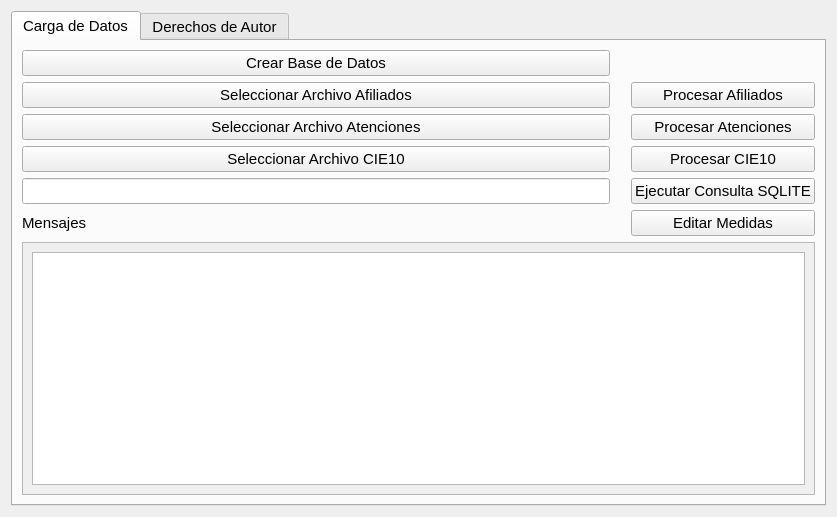
<?xml version="1.0" encoding="UTF-8"?>
<ui version="4.0">
 <class>ui_configuracion</class>
 <widget class="QWidget" name="ui_configuracion">
  <property name="geometry">
   <rect>
    <x>0</x>
    <y>0</y>
    <width>837</width>
    <height>517</height>
   </rect>
  </property>
  <property name="windowTitle">
   <string>Form</string>
  </property>
  <layout class="QGridLayout" name="gridLayout_2">
   <item row="0" column="0">
    <widget class="QTabWidget" name="tabWidget">
     <property name="font">
      <font>
       <pointsize>11</pointsize>
      </font>
     </property>
     <property name="tabletTracking">
      <bool>false</bool>
     </property>
     <property name="focusPolicy">
      <enum>Qt::ClickFocus</enum>
     </property>
     <property name="currentIndex">
      <number>0</number>
     </property>
     <property name="iconSize">
      <size>
       <width>40</width>
       <height>40</height>
      </size>
     </property>
     <widget class="QWidget" name="tab">
      <attribute name="icon">
       <iconset resource="../resource.qrc">
        <normaloff>:/Icons/1354339027_people_stacked-b.png</normaloff>:/Icons/1354339027_people_stacked-b.png</iconset>
      </attribute>
      <attribute name="title">
       <string>Carga de Datos</string>
      </attribute>
      <layout class="QGridLayout" name="gridLayout_3">
       <item row="0" column="0" rowspan="3" colspan="2">
        <layout class="QGridLayout" name="gridLayout">
         <item row="3" column="0">
          <widget class="QPushButton" name="pushButton_cie">
           <property name="text">
            <string>Seleccionar Archivo CIE10</string>
           </property>
           <property name="icon">
            <iconset resource="../resource.qrc">
             <normaloff>:/Icons/distributor-report.png</normaloff>:/Icons/distributor-report.png</iconset>
           </property>
          </widget>
         </item>
         <item row="1" column="0">
          <widget class="QPushButton" name="pushButton_afiliados">
           <property name="font">
            <font>
             <pointsize>11</pointsize>
            </font>
           </property>
           <property name="tabletTracking">
            <bool>false</bool>
           </property>
           <property name="focusPolicy">
            <enum>Qt::ClickFocus</enum>
           </property>
           <property name="text">
            <string>Seleccionar Archivo Afiliados</string>
           </property>
           <property name="icon">
            <iconset resource="../resource.qrc">
             <normaloff>:/Icons/1354339048_people-b.png</normaloff>:/Icons/1354339048_people-b.png</iconset>
           </property>
          </widget>
         </item>
         <item row="4" column="2">
          <widget class="QPushButton" name="pushButton_exec_query">
           <property name="font">
            <font>
             <pointsize>11</pointsize>
            </font>
           </property>
           <property name="tabletTracking">
            <bool>false</bool>
           </property>
           <property name="focusPolicy">
            <enum>Qt::ClickFocus</enum>
           </property>
           <property name="text">
            <string>Ejecutar Consulta SQLITE</string>
           </property>
          </widget>
         </item>
         <item row="1" column="2">
          <widget class="QPushButton" name="pushButton_proc_afil">
           <property name="enabled">
            <bool>true</bool>
           </property>
           <property name="font">
            <font>
             <pointsize>11</pointsize>
            </font>
           </property>
           <property name="tabletTracking">
            <bool>false</bool>
           </property>
           <property name="focusPolicy">
            <enum>Qt::ClickFocus</enum>
           </property>
           <property name="text">
            <string>Procesar Afiliados</string>
           </property>
          </widget>
         </item>
         <item row="4" column="0">
          <widget class="QLineEdit" name="lineEdit">
           <property name="font">
            <font>
             <pointsize>11</pointsize>
            </font>
           </property>
           <property name="tabletTracking">
            <bool>false</bool>
           </property>
           <property name="focusPolicy">
            <enum>Qt::ClickFocus</enum>
           </property>
          </widget>
         </item>
         <item row="5" column="2">
          <widget class="QPushButton" name="pushButton_guardar_medidas">
           <property name="font">
            <font>
             <pointsize>11</pointsize>
            </font>
           </property>
           <property name="tabletTracking">
            <bool>false</bool>
           </property>
           <property name="focusPolicy">
            <enum>Qt::ClickFocus</enum>
           </property>
           <property name="text">
            <string>Editar Medidas</string>
           </property>
           <property name="icon">
            <iconset resource="../resource.qrc">
             <normaloff>:/Icons/1329798431_Application.png</normaloff>:/Icons/1329798431_Application.png</iconset>
           </property>
           <property name="iconSize">
            <size>
             <width>20</width>
             <height>20</height>
            </size>
           </property>
          </widget>
         </item>
         <item row="2" column="2">
          <widget class="QPushButton" name="pushButton_proc_atenciones">
           <property name="enabled">
            <bool>true</bool>
           </property>
           <property name="font">
            <font>
             <pointsize>11</pointsize>
            </font>
           </property>
           <property name="tabletTracking">
            <bool>false</bool>
           </property>
           <property name="focusPolicy">
            <enum>Qt::ClickFocus</enum>
           </property>
           <property name="text">
            <string>Procesar Atenciones</string>
           </property>
          </widget>
         </item>
         <item row="5" column="0">
          <widget class="QLabel" name="label_messages">
           <property name="font">
            <font>
             <pointsize>11</pointsize>
            </font>
           </property>
           <property name="tabletTracking">
            <bool>false</bool>
           </property>
           <property name="focusPolicy">
            <enum>Qt::ClickFocus</enum>
           </property>
           <property name="text">
            <string>Mensajes</string>
           </property>
          </widget>
         </item>
         <item row="2" column="0">
          <widget class="QPushButton" name="pushButton_atenciones">
           <property name="font">
            <font>
             <pointsize>11</pointsize>
            </font>
           </property>
           <property name="tabletTracking">
            <bool>false</bool>
           </property>
           <property name="focusPolicy">
            <enum>Qt::ClickFocus</enum>
           </property>
           <property name="text">
            <string>Seleccionar Archivo Atenciones</string>
           </property>
           <property name="icon">
            <iconset resource="../resource.qrc">
             <normaloff>:/Icons/my_documents.png</normaloff>:/Icons/my_documents.png</iconset>
           </property>
           <property name="iconSize">
            <size>
             <width>20</width>
             <height>20</height>
            </size>
           </property>
          </widget>
         </item>
         <item row="6" column="0" colspan="3">
          <widget class="QScrollArea" name="scrollArea">
           <property name="font">
            <font>
             <pointsize>11</pointsize>
            </font>
           </property>
           <property name="tabletTracking">
            <bool>false</bool>
           </property>
           <property name="focusPolicy">
            <enum>Qt::ClickFocus</enum>
           </property>
           <property name="widgetResizable">
            <bool>true</bool>
           </property>
           <widget class="QWidget" name="scrollAreaWidgetContents">
            <property name="geometry">
             <rect>
              <x>0</x>
              <y>0</y>
              <width>791</width>
              <height>228</height>
             </rect>
            </property>
            <layout class="QGridLayout" name="gridLayout_5">
             <item row="0" column="0">
              <widget class="QTableWidget" name="tableWidget_medidas">
               <property name="font">
                <font>
                 <pointsize>11</pointsize>
                </font>
               </property>
              </widget>
             </item>
            </layout>
           </widget>
          </widget>
         </item>
         <item row="3" column="2">
          <widget class="QPushButton" name="pushButton_proc_cie">
           <property name="text">
            <string>Procesar CIE10</string>
           </property>
          </widget>
         </item>
         <item row="0" column="0">
          <widget class="QPushButton" name="pushButton_createdb">
           <property name="enabled">
            <bool>true</bool>
           </property>
           <property name="font">
            <font>
             <pointsize>11</pointsize>
            </font>
           </property>
           <property name="tabletTracking">
            <bool>false</bool>
           </property>
           <property name="focusPolicy">
            <enum>Qt::ClickFocus</enum>
           </property>
           <property name="text">
            <string>Crear Base de Datos</string>
           </property>
           <property name="icon">
            <iconset resource="../resource.qrc">
             <normaloff>:/Icons/system-software-update.png</normaloff>:/Icons/system-software-update.png</iconset>
           </property>
          </widget>
         </item>
         <item row="1" column="1">
          <widget class="QLabel" name="label_afiliados">
           <property name="text">
            <string/>
           </property>
          </widget>
         </item>
         <item row="2" column="1">
          <widget class="QLabel" name="label_atenciones">
           <property name="text">
            <string/>
           </property>
          </widget>
         </item>
         <item row="3" column="1">
          <widget class="QLabel" name="label_cie">
           <property name="text">
            <string/>
           </property>
          </widget>
         </item>
        </layout>
       </item>
      </layout>
     </widget>
     <widget class="QWidget" name="tab_2">
      <attribute name="icon">
       <iconset resource="../resource.qrc">
        <normaloff>:/Icons/Login Manager.png</normaloff>:/Icons/Login Manager.png</iconset>
      </attribute>
      <attribute name="title">
       <string>Derechos de Autor</string>
      </attribute>
      <layout class="QGridLayout" name="gridLayout_4">
       <item row="0" column="0">
        <widget class="QPlainTextEdit" name="plainTextEdit">
         <property name="plainText">
          <string>Este Software fue desarrollado para el C.S. Cono Sur Juliaca a pedido expreso del Doctor Jose Wilfredo Mamani Vilca. Por el Lic. en Computación Vidal Alvarez Manuel.
Queda restringido la reproducción de este artefacto de software en otro C.S. que no sea el indicado lineas arriba.
Contacte al programador del software 958206357 MaxtelPeru, perumaxtel@gmail.com 




En Juliaca al 9 de Agosto del 2019.</string>
         </property>
        </widget>
       </item>
      </layout>
     </widget>
    </widget>
   </item>
  </layout>
 </widget>
 <resources>
  <include location="../resource.qrc"/>
 </resources>
 <connections/>
</ui>
